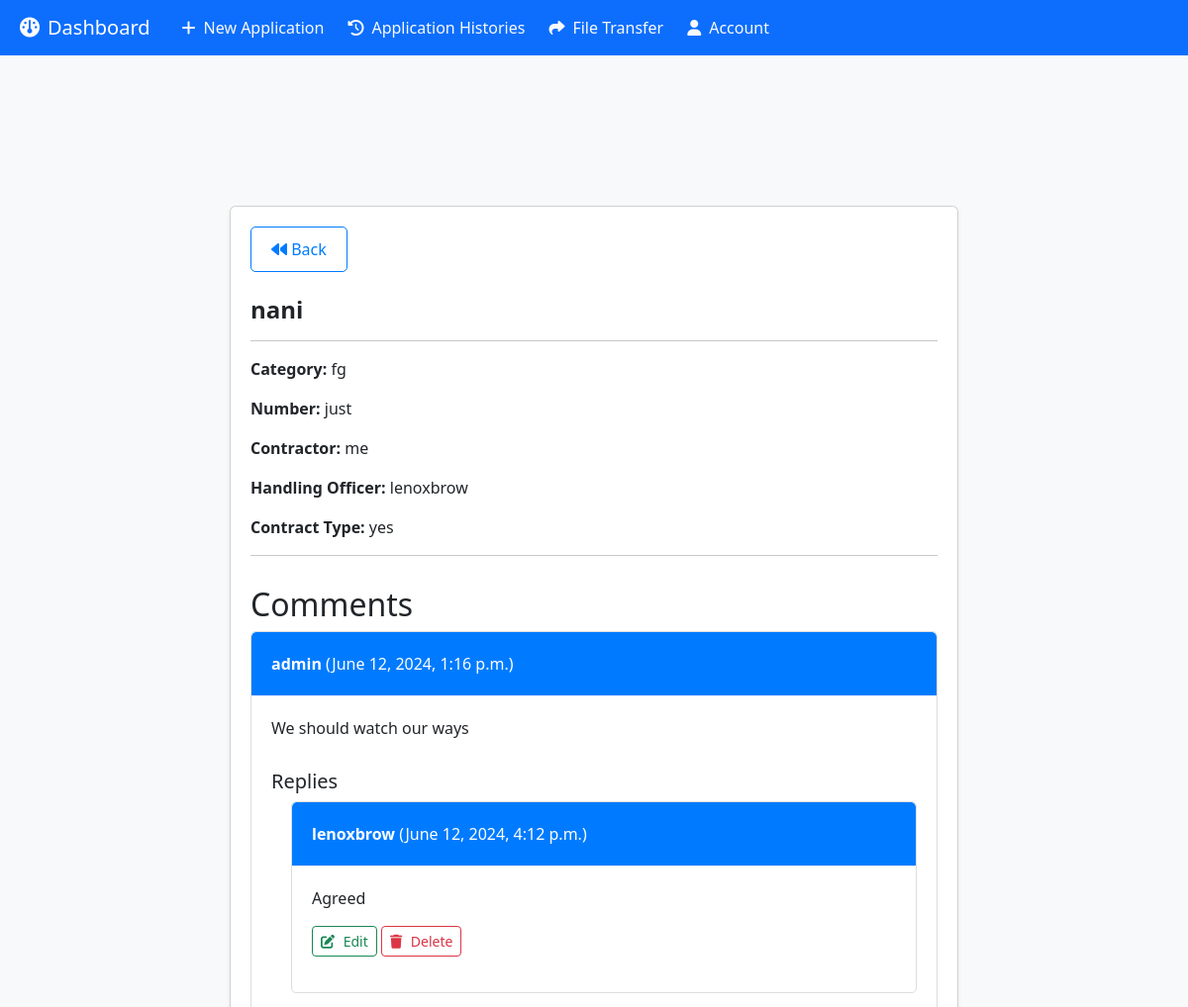
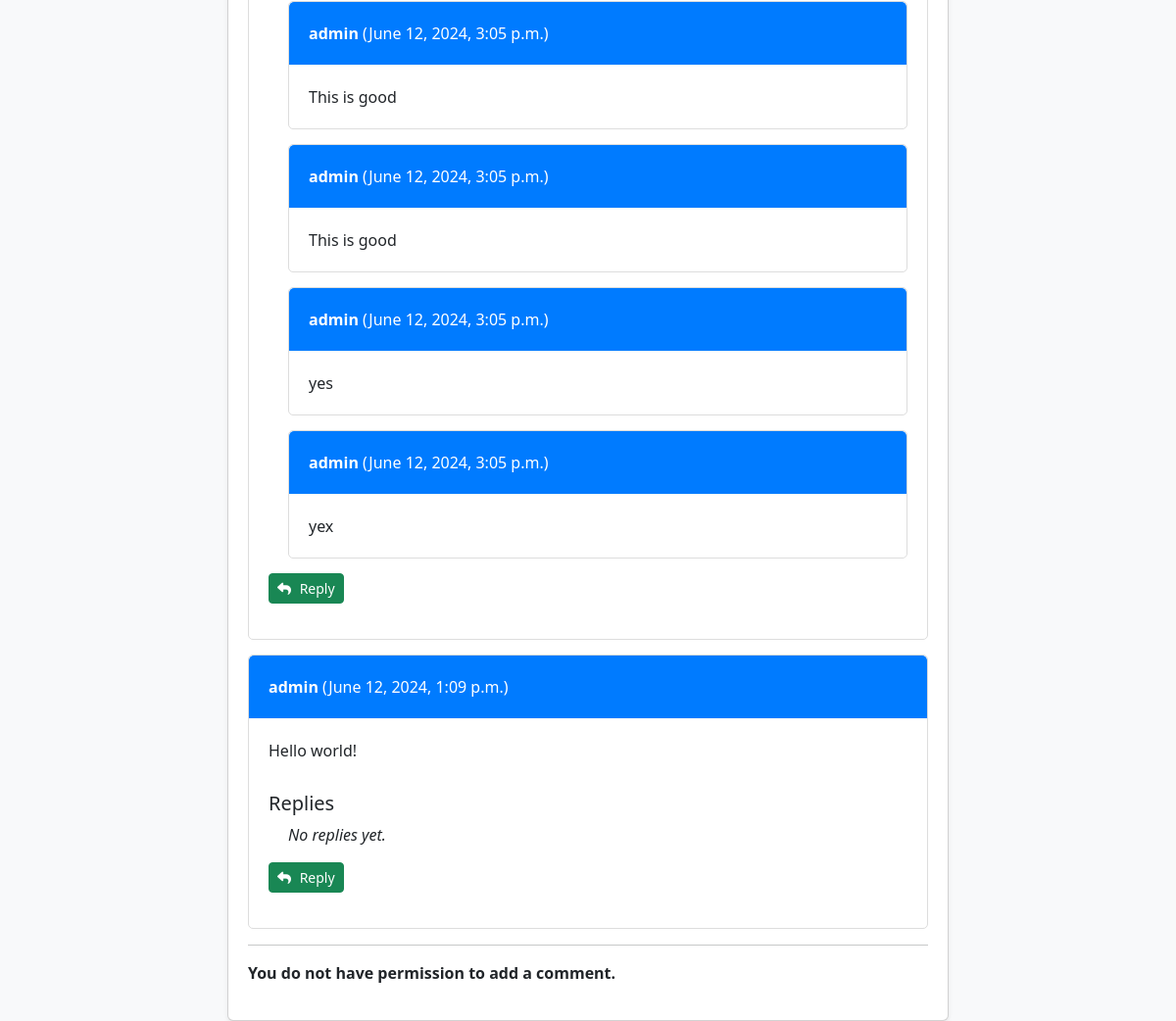
Page /projects/5/ (signed in) on the committed database (2 pictures, top to bottom).
### main/models.py (models this page shows, shortened)
class Project(models.Model):
    name = models.CharField(max_length=100)
    category = models.CharField(max_length=100)
    number = models.CharField(max_length=100)
    contractor = models.CharField(max_length=100)
    handling_officer = models.ForeignKey(User, on_delete=models.SET_NULL, null=True, related_name='projects')
    contract_type = models.CharField(max_length=50)
    files = models.FileField(upload_to=unique_file_name, null=True, blank=True)
    created_at = models.DateTimeField(auto_now_add=True)

class Comment(models.Model):
    project = models.ForeignKey(Project, related_name='comments', on_delete=models.CASCADE)
    user = models.ForeignKey(User, on_delete=models.CASCADE)
    content = models.TextField()
    timestamp = models.DateTimeField(auto_now_add=True)

class Reply(models.Model):
    comment = models.ForeignKey(Comment, related_name='replies', on_delete=models.CASCADE)
    user = models.ForeignKey(User, on_delete=models.CASCADE)
    content = models.TextField()
    timestamp = models.DateTimeField(auto_now_add=True)

### main/views.py (the view)
# urls.py: path('projects/<int:pk>/', views.project_detail, name='project_detail'),
@login_required
def project_detail(request, pk):
    project = get_object_or_404(Project, pk=pk)
    comments = project.comments.all().order_by('-timestamp')
    if request.method == 'POST':
        comment_form = CommentForm(request.POST)
        if comment_form.is_valid():
            comment = comment_form.save(commit=False)
            comment.user = request.user
            comment.project = project
            comment.save()
            return redirect('project_detail', pk=project.pk)
    else:
        comment_form = CommentForm()
    return render(request, 'project_detail.html', {
        'project': project,
        'comments': comments,
        'comment_form': comment_form
    })

### templates/project_detail.html (shortened to what this page needs)
{% extends 'base.html' %}
{% load crispy_forms_tags %}
{% block content %}
<div class="container project-details">
    <div class="row justify-content-center">
        <div class="col-md-8">
            <div class="card shadow-sm mt-5">
                <div class="card-body">
                    <div>
                        <a class="btn btn-outline-custom" href="{% url 'project_list' %}"><i class="fa-solid fa-backward"></i> Back</a>
                    </div>
                    <h1 class="card-title mt-4">{{ project.name }}</h1>
                    <hr>
                    <p><span class="fw-bold">Category:</span> {{ project.category }}</p>
                    <p><span class="fw-bold">Number:</span> {{ project.number }}</p>
                    <p><span class="fw-bold">Contractor:</span> {{ project.contractor }}</p>
                    <p><span class="fw-bold">Handling Officer:</span> {{ project.handling_officer.username }}</p>
                    <p><span class="fw-bold">Contract Type:</span> {{ project.contract_type }}</p>
                    <hr>
                    <div class="comment-section">
                        <h2>Comments</h2>
                        {% for comment in comments %}
                        <div class="card comment-card">
                            <div class="card-header">
                                <strong>{{ comment.user.username }}</strong> ({{ comment.timestamp }})
                            </div>
                            <div class="card-body">
                                <p class="card-text">{{ comment.content }}</p>
                                <div class="replies-section">
                                    <h5>Replies</h5>
                                    {% for reply in comment.replies.all|dictsortreversed:"timestamp" %}
                                    <div class="card reply-card">
                                        <div class="card-header">
                                            <strong>{{ reply.user.username }}</strong> ({{ reply.timestamp }})
                                        </div>
                                        <div class="card-body">
                                            <p class="card-text">{{ reply.content }}</p>
                                            {% if reply.user == request.user %}
                                            <p>
                                                <a href="{% url 'edit_reply' project.pk comment.pk reply.pk %}" class="btn btn-sm btn-outline-success"><i class="fa-solid fa-pen-to-square"></i> Edit</a>
                                                <a href="{% url 'delete_reply' project_id=project.id comment_id=comment.id reply_id=reply.id %}" class="btn btn-sm btn-outline-danger"><i class="fa-solid fa-trash"></i> Delete</a>
                                            </p>
                                            {% endif %}
                                        </div>
                                    </div>
                                    {% empty %}
                                    <p class="no-replies">No replies yet.</p>
                                    {% endfor %}
                                </div>
                                <p><a href="{% url 'add_reply' project.pk comment.pk %}" class="btn btn-sm btn-success"><i class="fa-solid fa-reply"></i> Reply</a></p>
                            </div>
                        </div>
                        {% endfor %}
                    </div>
                    {% if user.userprofile.role == 'director' %}
                    <hr>
                    <div class="add-comment-section">
                        <h2>Add Comment</h2>
                        <form method="post">
                            {% csrf_token %}
                            <div class="row">
                                <div class="col">
                                    {{ comment_form|crispy }}
                                </div>
                            </div>
                            <div class="d-grid">
                                <button type="submit" class="btn btn-custom">Add Comment</button>
                            </div>
                        </form>
                    </div>
                    {% else %}
                    <hr>
                    <p class="fw-bold">You do not have permission to add a comment.</p>
                    {% endif %}
                </div>
            </div>
        </div>
    </div>
</div>
{% endblock %}

### templates/project_detail.html (style rules this page uses)
.project-details { margin-top: 13vh; }
.card-header, .card-body { padding: 20px; }
.card-header { background-color: #007bff; color: white; border-bottom: 1px solid #f8f9fa; }
.card-title { font-size: 1.5rem; font-weight: bold; }
.fw-bold { font-weight: bold; }
.comment-section, .replies-section { margin-top: 30px; }
.replies-section h5 { margin-top: 20px; }
.btn-outline-custom { border: 1px solid #007bff; padding: 10px 20px; font-size: 1rem; border-radius: 5px; color: #007bff; transition: background-color 0.3s ease, color 0.3s ease; }
.btn-sm i { margin-right: 5px; }
.comment-card, .reply-card { border: 1px solid #ddd; margin-bottom: 15px; border-radius: 5px; overflow: hidden; }
.reply-card { margin-left: 20px; }
.no-replies { margin-left: 20px; font-style: italic; }

### rows in the picture
Project: name "nani", category "fg", number "just", contractor "me", handling_officer.username "lenoxbrow", contract_type "yes"
Comment: user.username "admin", timestamp "June 12, 2024, 1:16 p.m.", content "We should watch our ways"
Reply: user.username "lenoxbrow", timestamp "June 12, 2024, 4:12 p.m.", content "Agreed", shows "Edit"
Reply: user.username "admin", timestamp "June 12, 2024, 3:05 p.m.", content "This is good"
Reply: user.username "admin", timestamp "June 12, 2024, 3:05 p.m.", content "This is good"
Reply: user.username "admin", timestamp "June 12, 2024, 3:05 p.m.", content "yes"
Reply: user.username "admin", timestamp "June 12, 2024, 3:05 p.m.", content "yex"
Comment: user.username "admin", timestamp "June 12, 2024, 1:09 p.m.", content "Hello world!"
